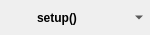
<?xml version="1.0" encoding="UTF-8"?>
<ui version="4.0">
 <class>glitch_object_setup_arduino</class>
 <widget class="QWidget" name="glitch_object_setup_arduino">
  <property name="geometry">
   <rect>
    <x>0</x>
    <y>0</y>
    <width>150</width>
    <height>35</height>
   </rect>
  </property>
  <property name="windowTitle">
   <string>Form</string>
  </property>
  <layout class="QHBoxLayout" name="horizontalLayout">
   <property name="spacing">
    <number>0</number>
   </property>
   <property name="leftMargin">
    <number>5</number>
   </property>
   <property name="topMargin">
    <number>0</number>
   </property>
   <property name="rightMargin">
    <number>5</number>
   </property>
   <property name="bottomMargin">
    <number>0</number>
   </property>
   <item>
    <widget class="QLabel" name="label">
     <property name="font">
      <font>
       <weight>75</weight>
       <bold>true</bold>
      </font>
     </property>
     <property name="text">
      <string>setup()</string>
     </property>
     <property name="textFormat">
      <enum>Qt::PlainText</enum>
     </property>
     <property name="alignment">
      <set>Qt::AlignCenter</set>
     </property>
    </widget>
   </item>
   <item>
    <widget class="QToolButton" name="context_menu">
     <property name="text">
      <string/>
     </property>
     <property name="icon">
      <iconset resource="../../Icons/icons.qrc">
       <normaloff>:/context-menu.png</normaloff>:/context-menu.png</iconset>
     </property>
     <property name="popupMode">
      <enum>QToolButton::MenuButtonPopup</enum>
     </property>
     <property name="autoRaise">
      <bool>true</bool>
     </property>
    </widget>
   </item>
  </layout>
 </widget>
 <resources>
  <include location="../../Icons/icons.qrc"/>
 </resources>
 <connections/>
</ui>
